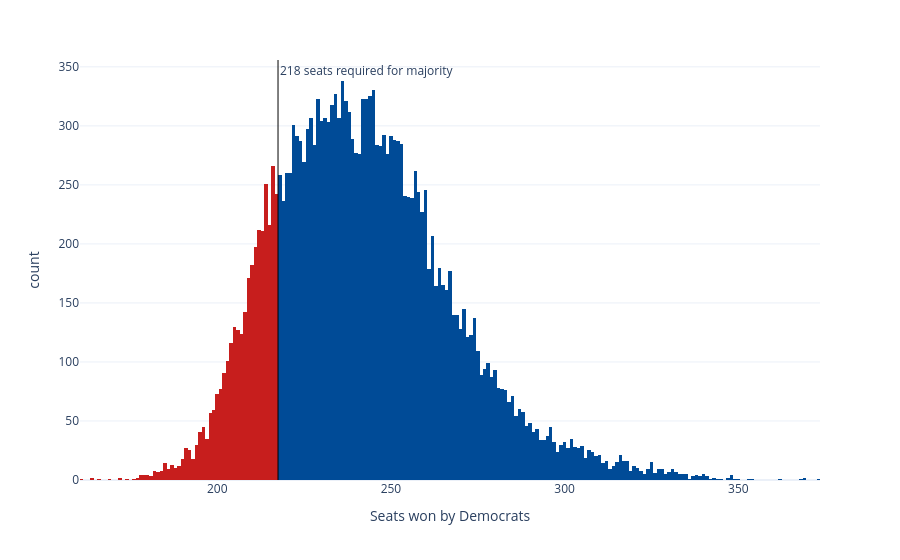

The cell this chart's notebook holds for it:
### Code cell
sims_hist = px.histogram(seat_sims, x='seats', nbins=np.unique(seat_sims['seats']).shape[0]*2, color='winner',
                         color_discrete_map={'Democrats': '#004b97', 'Republicans': '#c71e1d'},
                         labels={'seats':'Seats won by Democrats', 'winner': 'Winner'}, template='plotly_white')
sims_hist.update_traces(showlegend=False)
sims_hist.add_vline(x=217.5, line_width=1, line_color='black', annotation_text='218 seats required for majority', 
                    annotation_position='top right')
sims_hist

### Figure 1 — Plotly figure (JSON) as saved in the notebook; plotly's stock layout.template omitted (floating-point values rounded to 4 significant figures; data arrays with more than 128 entries replaced by an {"elided": "..."} marker saying what was removed)
{"data": [{"bingroup": "x", "hovertemplate": "Winner=Democrats<br>Seats won by Democrats=%{x}<br>count=%{y}<extra></extra>", "legendgroup": "Democrats", "marker": {"color": "#004b97", "pattern": {"shape": ""}}, "name": "Democrats", "nbinsx": 372, "orientation": "v", "showlegend": false, "type": "histogram", "x": {"elided": "16609 int values"}, "xaxis": "x", "yaxis": "y"}, {"bingroup": "x", "hovertemplate": "Winner=Republicans<br>Seats won by Democrats=%{x}<br>count=%{y}<extra></extra>", "legendgroup": "Republicans", "marker": {"color": "#c71e1d", "pattern": {"shape": ""}}, "name": "Republicans", "nbinsx": 372, "orientation": "v", "showlegend": false, "type": "histogram", "x": {"elided": "3391 int values"}, "xaxis": "x", "yaxis": "y"}], "layout": {"annotations": [{"showarrow": false, "text": "218 seats required for majority", "x": 217.5, "xanchor": "left", "xref": "x", "y": 1, "yanchor": "top", "yref": "y domain"}], "barmode": "relative", "legend": {"title": {"text": "Winner"}, "tracegroupgap": 0}, "margin": {"t": 60}, "shapes": [{"line": {"color": "black", "width": 1}, "type": "line", "x0": 217.5, "x1": 217.5, "xref": "x", "y0": 0, "y1": 1, "yref": "y domain"}], "xaxis": {"anchor": "y", "domain": [0, 1], "title": {"text": "Seats won by Democrats"}}, "yaxis": {"anchor": "x", "domain": [0, 1], "title": {"text": "count"}}}}
